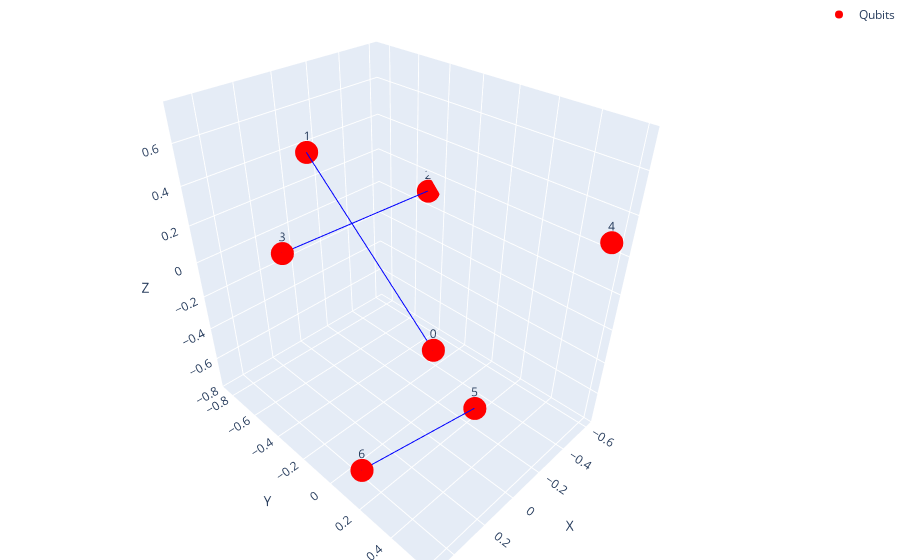

Here is the notebook cell this chart was saved with:
### Code cell
import plotly.graph_objects as go
from ipywidgets import interact, FloatSlider, fixed
import numpy as np
from sklearn.manifold import MDS

# Function to generate the simplicial complex for a given threshold value
def get_simplices(threshold, qmi_distance_matrix, dimension):
    # Get the indices of the edges that are below the threshold value
    indices = np.argwhere(qmi_distance_matrix < threshold)

    # Extract the edges below the threshold
    edges = [(index[0], index[1]) for index in indices]

    # Create a SimplexTree
    simplex_tree = gd.SimplexTree()

    # Add vertices
    for i in range(qmi_distance_matrix.shape[0]):
        simplex_tree.insert([i], 0)

    # Add edges with their corresponding filtration values
    for i, j in edges:
        simplex_tree.insert([i, j], qmi_distance_matrix[i, j])

    # Compute the persistence pairs
    simplex_tree.persistence()

    # Get the simplices in the simplicial complex
    simplices = list(simplex_tree.get_skeleton(dimension))

    return simplices

def plot_simplicial_complex(threshold, qmi_distance_matrix, dimension):
    # Perform multidimensional scaling (MDS) on the distance matrix
    mds = MDS(n_components=3, dissimilarity='precomputed')
    positions = mds.fit_transform(qmi_distance_matrix)

    simplices = get_simplices(threshold, qmi_distance_matrix, dimension)

    fig = go.Figure()

    # Add qubit nodes to the plot
    fig.add_trace(go.Scatter3d(x=positions[:, 0], y=positions[:, 1], z=positions[:, 2],
                               mode='markers+text', marker=dict(size=8, color='red'), name='Qubits',
                               text=[str(i) for i in range(qmi_distance_matrix.shape[0])],
                               textposition='top center', textfont=dict(size=12)))

    # Add edges to the plot
    for simplex in simplices:
        if len(simplex[0]) == 2:  # Check if the simplex is an edge
            i, j = simplex[0]
            fig.add_trace(go.Scatter3d(x=[positions[i, 0], positions[j, 0]],
                                       y=[positions[i, 1], positions[j, 1]],
                                       z=[positions[i, 2], positions[j, 2]],
                                       mode='lines', line=dict(color='blue'), showlegend=False))

    # Configure the 3D plot settings
    fig.update_layout(scene=dict(xaxis_title='X', yaxis_title='Y', zaxis_title='Z'),
                      margin=dict(l=0, r=0, b=0, t=0))

    fig.show()

# Create a slider widget for the threshold value
slider = FloatSlider(min=0, max=2 * np.log(2), step=0.01, value=0, description='Threshold')

# Display the interactive plot
interact(plot_simplicial_complex, threshold=slider, qmi_distance_matrix=fixed(qmi_distance_matrix), dimension=fixed(2))

### Figure 1 — Plotly figure (JSON) as saved in the notebook; plotly's stock layout.template omitted (floating-point values rounded to 4 significant figures)
{"data": [{"marker": {"color": "red", "size": 8}, "mode": "markers+text", "name": "Qubits", "text": ["0", "1", "2", "3", "4", "5", "6"], "textfont": {"size": 12}, "textposition": "top center", "type": "scatter3d", "x": [0.4953, 0.3627, -0.6143, 0.08659, -0.5498, -0.2665, 0.4859], "y": [0.5689, -0.1916, -0.4866, -0.8514, 0.5963, 0.1906, 0.1738], "z": [0.3433, 0.7345, 0.1043, -0.1301, 0.2952, -0.7536, -0.5936]}, {"line": {"color": "blue"}, "mode": "lines", "showlegend": false, "type": "scatter3d", "x": [0.4953, 0.3627], "y": [0.5689, -0.1916], "z": [0.3433, 0.7345]}, {"line": {"color": "blue"}, "mode": "lines", "showlegend": false, "type": "scatter3d", "x": [-0.6143, 0.08659], "y": [-0.4866, -0.8514], "z": [0.1043, -0.1301]}, {"line": {"color": "blue"}, "mode": "lines", "showlegend": false, "type": "scatter3d", "x": [-0.2665, 0.4859], "y": [0.1906, 0.1738], "z": [-0.7536, -0.5936]}], "layout": {"margin": {"b": 0, "l": 0, "r": 0, "t": 0}, "scene": {"xaxis": {"title": {"text": "X"}}, "yaxis": {"title": {"text": "Y"}}, "zaxis": {"title": {"text": "Z"}}}}}
